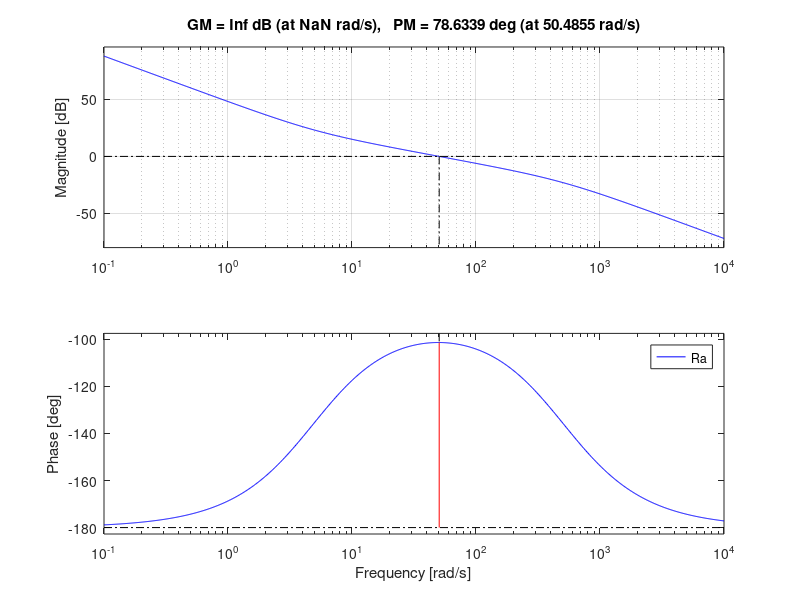
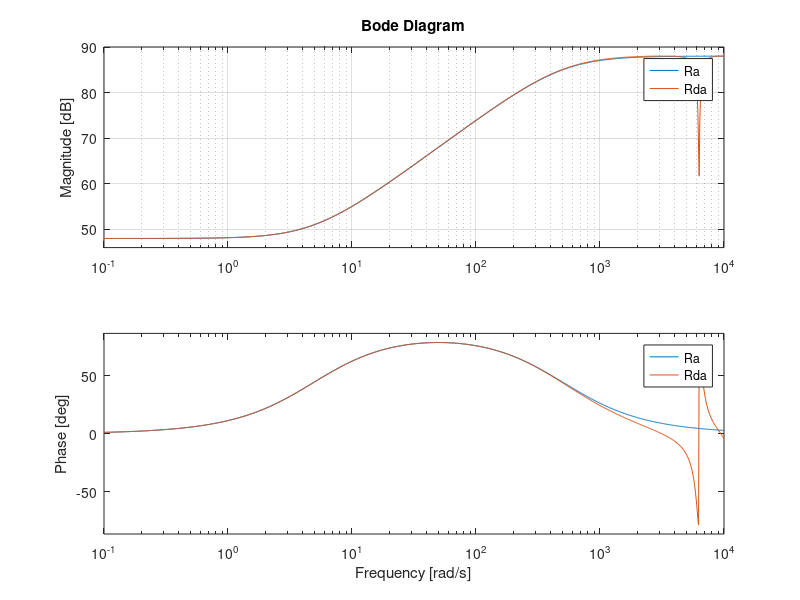
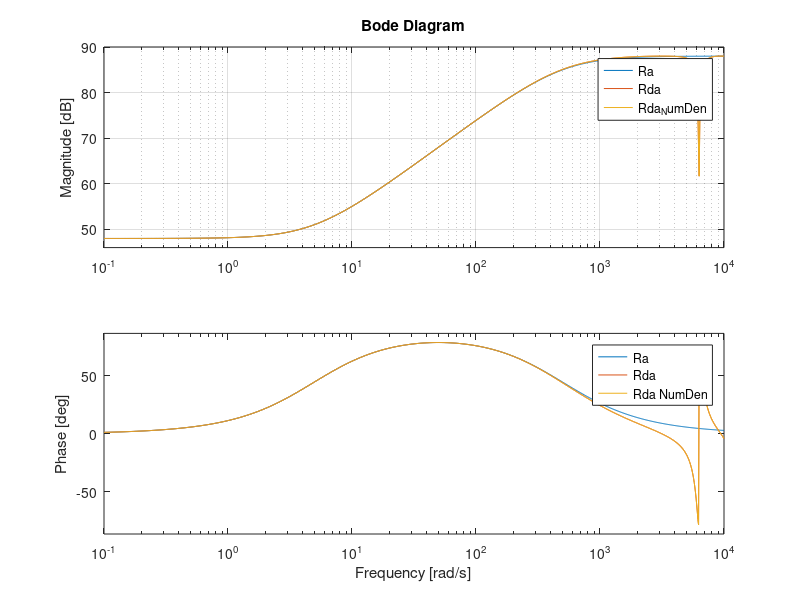

These figures' MATLAB source, in order:
% PD acceleration based gamma estimator tuning

%% PARAMETERS
wca=50; %[rad/s]

Tsa=1e-3; %[s] controller's sampling time

% I'm assuming to be placing the zero one decade before wca and the high
% frequency pole one decade after wca
%% controllers parameters
Kda=wca;
Kpa=0.1*wca*Kda;
Ta=1/(wca*10); %[s] filter on the derivative action one decade after wca

Na=1/Ta;


%% Continuous time loop transfer function

s=tf('s');

% sys tf
Ga=1/s^2

% controller TF
Ra=Kpa+Kda*s/(1+s*Ta)

% Loop TF
La=Ra*Ga;

% margin plot
figure('name','PDa margin continuous time');
margin(La);grid;
legend('Ra');

%% Discrete time regulator's tf

Rda=c2d(Ra,Tsa,'tustin');

figure('name','PDa bode Ra,Rda');
bode(Ra,Rda);grid;
legend('Ra','Rda');

%% Discrete Time PDa TF Num and Den
% the discretization of the continuous time PD transfer function (with
% filter on the derivative action) has been obtained with the tustin
% transformation

% note that the leading coefficient of the denominator has to be equal to 1
% (it is needed by the discrete TF simulink block)

Num=[(Kpa*(2+Na*Tsa)+2*Kda*Na)/(2+Na*Tsa),(-2*Kpa+Na*Tsa*Kpa-2*Kda*Na)/(2+Na*Tsa)];
Den=[1,(Na*Tsa-2)/(Na*Tsa+2)];

Rda_NumDen=tf(Num,Den,Tsa);

fprintf('\n Rda with c2d command, tustin transformation:\n');
Rda
fprintf('\n Rda Num Den:\n');
Rda_NumDen

figure('name','PDa bode R');
bode(Ra,Rda,Rda_NumDen);grid;
legend('Ra','Rda','Rda NumDen');
%% output coefficients
fprintf('\n Num Rda = \n');
Num
Num_PDa1=Num(1)
Num_PDa2=Num(2)
fprintf('\n den Rda= \n');
Den
Den_PDa1=Den(1)
Den_PDa2=Den(2)





